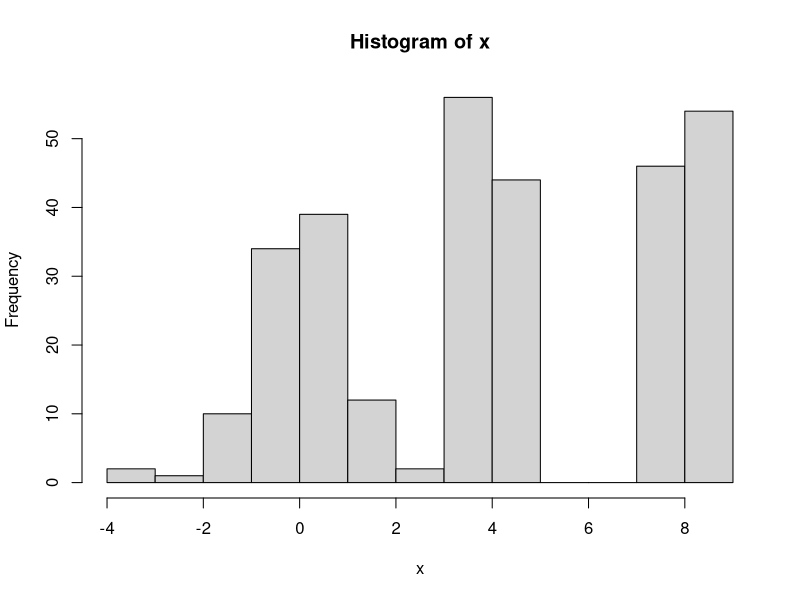
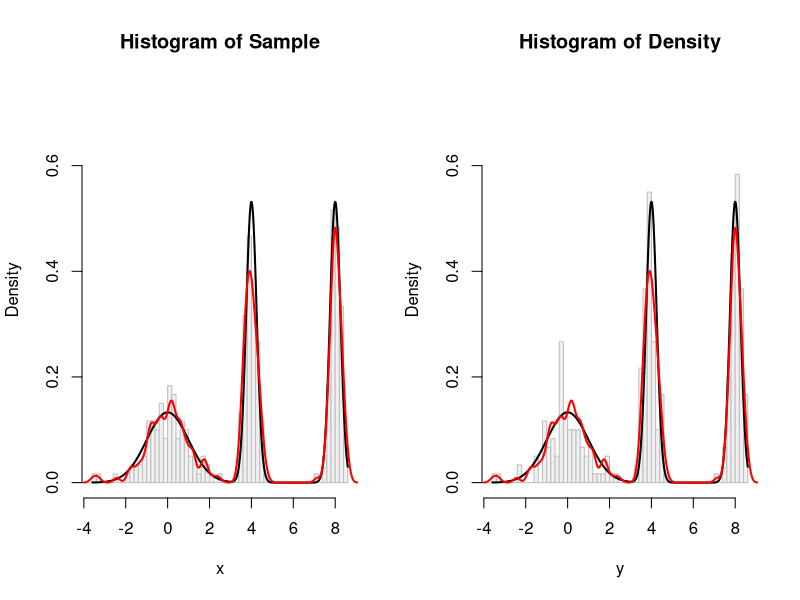
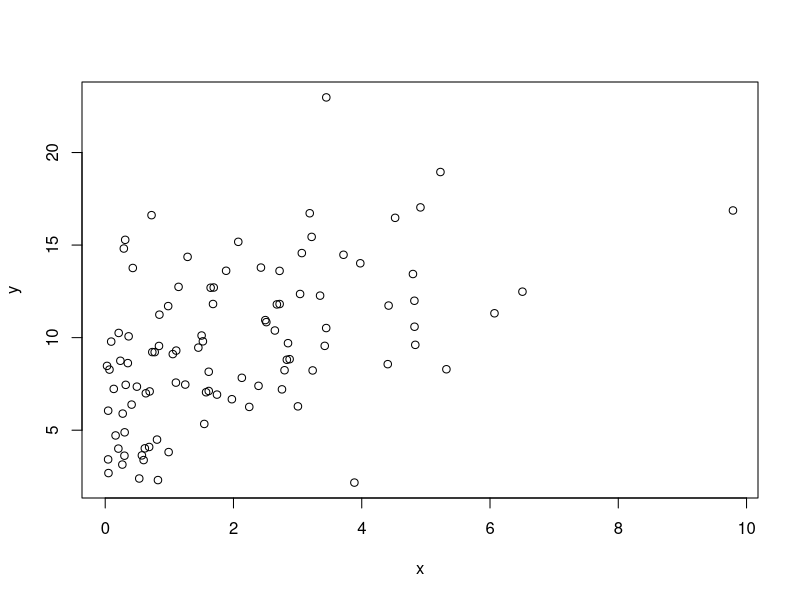
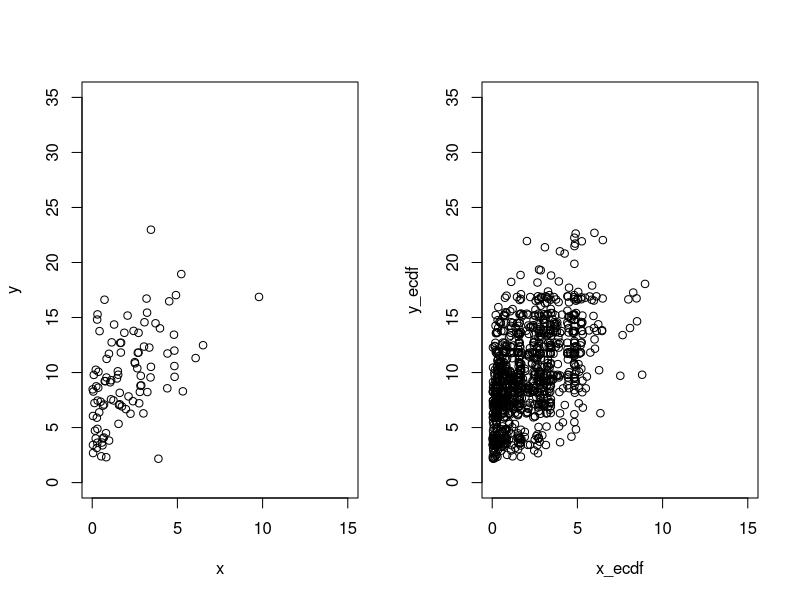
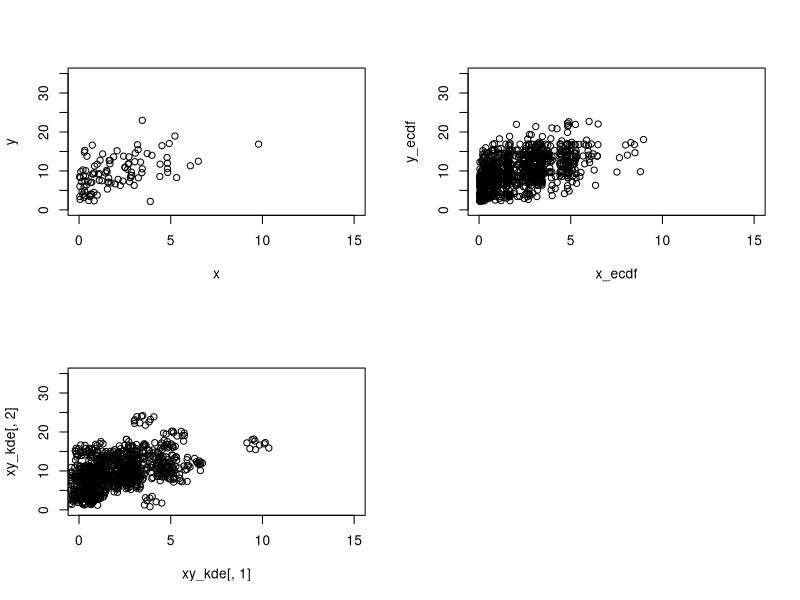

These charts were generated, in order, by the following R code:
#####################################################################
## project computing
#####################################################################



## univariate example

n <- 100
set.seed(17)
x <- c(rnorm(n), rnorm(n, 4, 1/4), rnorm(n, 8, 1/4))

hist(x)


rdens <- function(n, density=z, data=x, kernel="gaussian") {
  width <- z$bw                              # Kernel width
  rkernel <- function(n) runif(n, -width, width)  # Kernel sampler
  sample(x, n, replace=TRUE) + rkernel(n)    # Here's the entire algorithm
}

dx <- function(x) (dnorm(x) + dnorm(x, 4, 1/4) + dnorm(x, 8, 1/4))/3
#
# Compute a kernel density estimate.
# It returns a kernel width in $bw as well as $x and $y vectors for plotting.
#
z <- density(x, bw=0.15, kernel="gaussian")
#
# Sample from the KDE.
#
system.time(y <- rdens(3*n, z, x)) # Millions per second
#
# Plot the sample.
#
h.density <- hist(y, breaks=60, plot=FALSE)
#
# Plot the KDE for comparison.
#
h.sample <- hist(x, breaks=h.density$breaks, plot=FALSE)
#
# Display the plots side by side.
#
histograms <- list(Sample=h.sample, Density=h.density)
y.max <- max(h.density$density) * 1.25
par(mfrow=c(1,2))
for (s in names(histograms)) {
  h <- histograms[[s]]
  plot(h, freq=FALSE, ylim=c(0, y.max), col="#f0f0f0", border="Gray",
       main=paste("Histogram of", s))
  curve(dx(x), add=TRUE, col="Black", lwd=2, n=501) # Underlying distribution
  lines(z$x, z$y, col="Red", lwd=2)                 # KDE of data
  
}
par(mfrow=c(1,1))








# use close form
# cannot use close form



## generate bivariate copula data
## https://www.r-bloggers.com/copulas-made-easy/
## Gaussiam Copula
## one rv is from gamma(1,2)
## one rv is from chisq(1)

require(mvtnorm)
n <- 100
sigma <- matrix(c(1, 0.5, 0.5, 1), nrow = 2)
set.seed(098)
dat <- rmvnorm(n, sigma = sigma)
dat <- pnorm(dat)
x <- qgamma(dat[,1], shape = 1, scale = 2)
y <- qchisq(dat[,2], df = 10)
plot(x, y)


## generate random number with empirical cdf
n <- 1000
sigma <- matrix(c(1, 0.5, 0.5, 1), nrow = 2)
set.seed(456)
dat <- rmvnorm(n, sigma = sigma)
dat <- pnorm(dat)

x_ecdf <- quantile(x, dat[,1])
y_ecdf <- quantile(y, dat[,2])

par(mfrow = c(1,2))
plot(x, y, xlim = c(0, 15), ylim = c(0, 35))
plot(x_ecdf, y_ecdf, xlim = c(0, 15), ylim = c(0, 35))


## generate random number from KDE
## check the influence of bandwidth to the random number generating
sample.kernel <- function(n, x, y, adj){
  bw_x <- adj * density(x)$bw
  bw_y <- adj * density(y)$bw
  ind <- sample(1:100, n, replace = TRUE)
  x_kde <- x[ind] + runif(n, -bw_x, bw_x)
  y_kde <- y[ind] + runif(n, -bw_y, bw_y)
  cbind(x_kde, y_kde)
}
adj = 1
xy_kde <- sample.kernel(n, x, y, adj)

par(mfrow = c(2,2))
plot(x, y, xlim = c(0, 15), ylim = c(0, 35))
plot(x_ecdf, y_ecdf, xlim = c(0, 15), ylim = c(0, 35))
plot(xy_kde[,1], xy_kde[,2], xlim = c(0, 15), ylim = c(0, 35))

## use close form solution of uniform kernel

# sigma <- matrix(c(1, 0.5, 0.5, 1), nrow = 2)
# set.seed(456)
# dat <- rmvnorm(n, sigma = sigma)
# dat <- pnorm(dat)
# 
# adj <- 1
# ind <- sample(1:100, n, replace = TRUE)
# bw_x <- adj * density(x)$bw
# bw_y <- adj * density(y)$bw
# x_kde_c <- (2*n*bw_x*dat[,1] - n*bw_x)/n + x[ind]
# y_kde_c <- (2*n*bw_y*dat[,2] - n*bw_y)/n + y[ind]




# par(mfrow = c(2,2))
# plot(x, y, xlim = c(0, 15), ylim = c(0, 35))
# plot(x_ecdf, y_ecdf, xlim = c(0, 15), ylim = c(0, 35))
# plot(xy_kde[,1], xy_kde[,2], xlim = c(0, 15), ylim = c(0, 35))
# plot(x_kde_c, y_kde_c, xlim = c(0, 15), ylim = c(0, 35))






